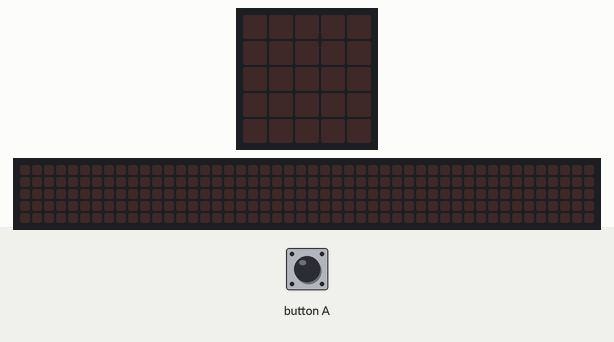
A program run on a simulated BBC micro:bit (MakeCode). Shown: the board's 5×5 LED display, a strip that is not on the board, showing the scrolling text unrolled. Inputs (shaded band) come from the test bench. The 48×5 strip is a reading aid, not a part: it shows the text the display is scrolling, unrolled, one strip-width of it at a time.

Above: at 1.2 s.
1.3 s: button A pressed for 0.15 s
At 8.8 s:
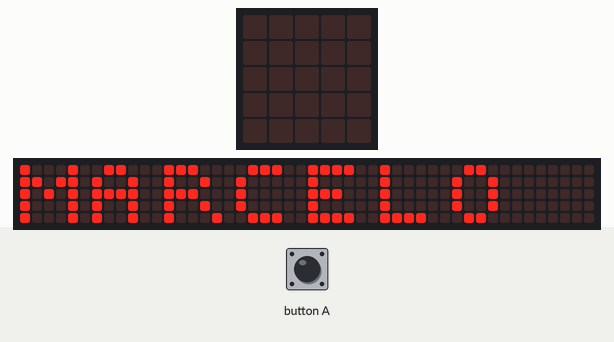
At 31.0 s:
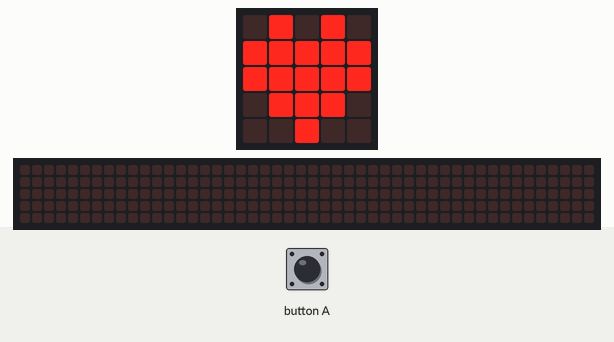

The program:

main.ts
```typescript
input.onButtonPressed(Button.A, function () {
    basic.showString("MARCELO 1967" + "MARIA 1975" + "GUADALUPE" + "")
    for (let index = 0; index < 40; index++) {
        basic.showIcon(IconNames.Heart)
        basic.pause(450)
        basic.showIcon(IconNames.SmallHeart)
    }
    basic.showIcon(IconNames.Heart)
})
basic.forever(function () {

})
```

test.ts
```typescript
// aquí va el archivo "tests"; esto no se compilará cuando este paquete se utilice como una extensión.
```

Measured:
- after the input at 1.3 s, the display: changes after 0.15 s (image 1)
- what the display in image 1 shows lasts 0.8 s, from 8.2 s to 9.0 s
